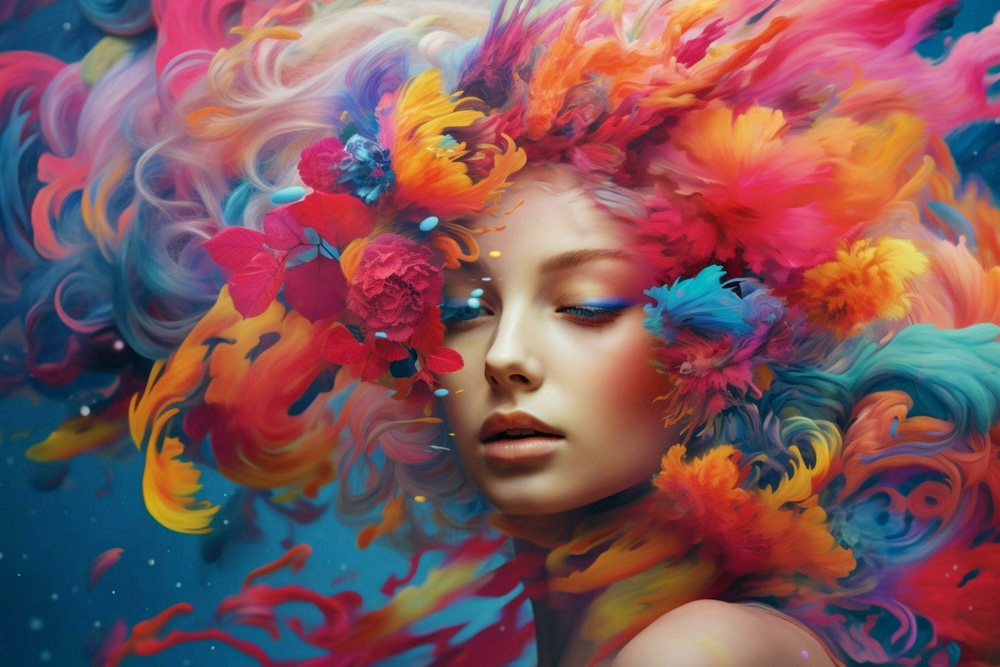
#> input picture Machine_vision_as_1/colourimage/colorful-pictures-image-hd.jpg, 1000 x 667 px, shrunk from 2940 x 1960 before the run
$ python task.py
#> lines starting #> are read from the running program, lines starting #| are printed output that depends on the picture
import cv2
import matplotlib.pyplot as plt

img = cv2.imread("colourimage/colorful-pictures-image-hd.jpg")
#> img is the input picture: shape (667, 1000, 3); mean B, G, R 92.3, 86.4, 128.3

rgb = cv2.cvtColor(img, cv2.COLOR_BGR2RGB)

channels = cv2.split(img)

fig, grid = plt.subplots(2, 2, figsize=(9, 9))

grid[0, 0].imshow(rgb)
grid[0, 0].set_title("Original RGB – Sabiha binte Nizam")
grid[0, 0].axis("off")

grid[0, 1].imshow(channels[2], cmap="gray")
grid[0, 1].set_title("Red Channel")
grid[0, 1].axis("off")

grid[1, 0].imshow(channels[1], cmap="gray")
grid[1, 0].set_title("Green Channel")
grid[1, 0].axis("off")

grid[1, 1].imshow(channels[0], cmap="gray")
grid[1, 1].set_title("Blue Channel")
grid[1, 1].axis("off")

plt.tight_layout()
plt.savefig("task-a-result.png")
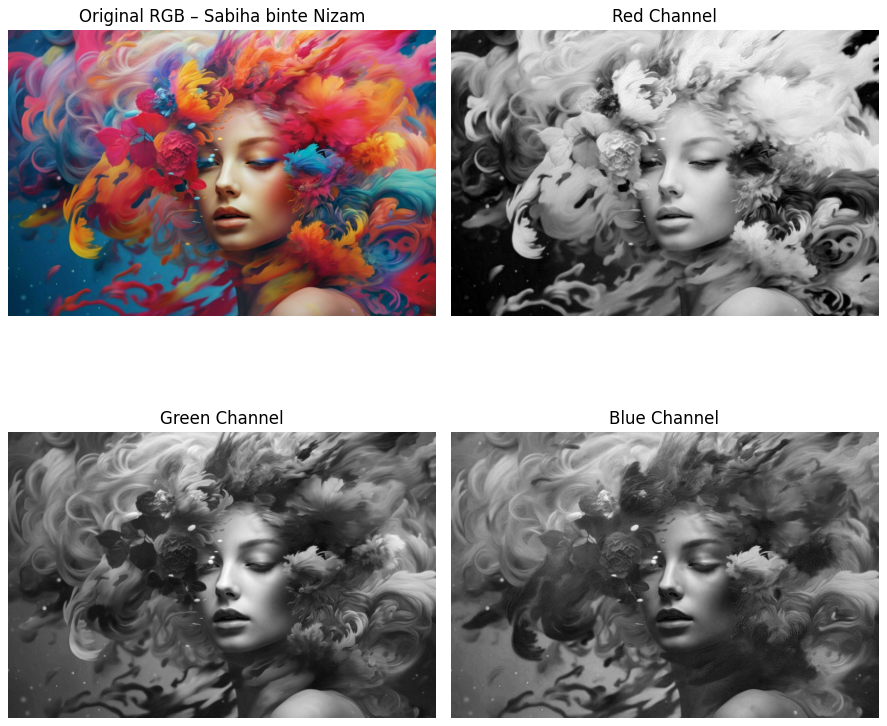
#> figure drawn by matplotlib, 4 panels
plt.show()
